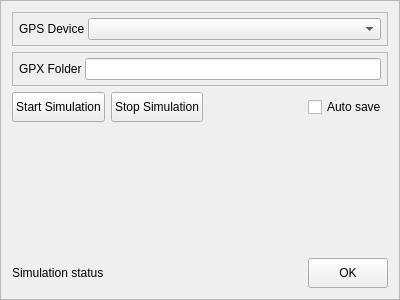
<?xml version="1.0" encoding="UTF-8"?>
<ui version="4.0">
 <class>GPSOptionsWindow</class>
 <widget class="QFrame" name="GPSOptionsWindow">
  <property name="geometry">
   <rect>
    <x>0</x>
    <y>0</y>
    <width>400</width>
    <height>300</height>
   </rect>
  </property>
  <property name="windowTitle">
   <string>Frame</string>
  </property>
  <property name="frameShape">
   <enum>QFrame::StyledPanel</enum>
  </property>
  <property name="frameShadow">
   <enum>QFrame::Raised</enum>
  </property>
  <layout class="QGridLayout" name="gridLayout">
   <item row="0" column="0" colspan="4">
    <widget class="QFrame" name="deviceFrame">
     <property name="frameShape">
      <enum>QFrame::StyledPanel</enum>
     </property>
     <property name="frameShadow">
      <enum>QFrame::Raised</enum>
     </property>
     <layout class="QHBoxLayout" name="horizontalLayout_2">
      <property name="spacing">
       <number>3</number>
      </property>
      <property name="leftMargin">
       <number>6</number>
      </property>
      <property name="topMargin">
       <number>5</number>
      </property>
      <property name="rightMargin">
       <number>6</number>
      </property>
      <property name="bottomMargin">
       <number>5</number>
      </property>
      <item>
       <widget class="QLabel" name="deviceLabel">
        <property name="text">
         <string>GPS Device</string>
        </property>
       </widget>
      </item>
      <item>
       <widget class="QComboBox" name="deviceComboBox">
        <property name="sizePolicy">
         <sizepolicy hsizetype="Expanding" vsizetype="Fixed">
          <horstretch>0</horstretch>
          <verstretch>0</verstretch>
         </sizepolicy>
        </property>
       </widget>
      </item>
     </layout>
    </widget>
   </item>
   <item row="1" column="0" colspan="4">
    <widget class="QFrame" name="gpxFolderFrame">
     <property name="frameShape">
      <enum>QFrame::StyledPanel</enum>
     </property>
     <property name="frameShadow">
      <enum>QFrame::Raised</enum>
     </property>
     <layout class="QHBoxLayout" name="horizontalLayout_3">
      <property name="spacing">
       <number>3</number>
      </property>
      <property name="leftMargin">
       <number>6</number>
      </property>
      <property name="topMargin">
       <number>5</number>
      </property>
      <property name="rightMargin">
       <number>6</number>
      </property>
      <property name="bottomMargin">
       <number>5</number>
      </property>
      <item>
       <widget class="QLabel" name="gpxFolderLabel">
        <property name="text">
         <string>GPX Folder</string>
        </property>
       </widget>
      </item>
      <item>
       <widget class="QLineEdit" name="gpxFolderLineEdit"/>
      </item>
     </layout>
    </widget>
   </item>
   <item row="2" column="3">
    <widget class="QCheckBox" name="autosaveCheckBox">
     <property name="text">
      <string>Auto save</string>
     </property>
    </widget>
   </item>
   <item row="5" column="0">
    <spacer name="verticalSpacer">
     <property name="orientation">
      <enum>Qt::Vertical</enum>
     </property>
     <property name="sizeHint" stdset="0">
      <size>
       <width>20</width>
       <height>40</height>
      </size>
     </property>
    </spacer>
   </item>
   <item row="7" column="3">
    <widget class="QPushButton" name="okButton">
     <property name="sizePolicy">
      <sizepolicy hsizetype="Fixed" vsizetype="Fixed">
       <horstretch>0</horstretch>
       <verstretch>0</verstretch>
      </sizepolicy>
     </property>
     <property name="minimumSize">
      <size>
       <width>0</width>
       <height>30</height>
      </size>
     </property>
     <property name="text">
      <string>OK</string>
     </property>
    </widget>
   </item>
   <item row="2" column="0">
    <widget class="QPushButton" name="startSimButton">
     <property name="minimumSize">
      <size>
       <width>0</width>
       <height>30</height>
      </size>
     </property>
     <property name="text">
      <string>Start Simulation</string>
     </property>
    </widget>
   </item>
   <item row="2" column="1">
    <widget class="QPushButton" name="stopSimButton">
     <property name="minimumSize">
      <size>
       <width>0</width>
       <height>30</height>
      </size>
     </property>
     <property name="text">
      <string>Stop Simulation</string>
     </property>
    </widget>
   </item>
   <item row="7" column="0" colspan="3">
    <widget class="QLabel" name="label">
     <property name="text">
      <string>Simulation status</string>
     </property>
     <property name="margin">
      <number>6</number>
     </property>
    </widget>
   </item>
  </layout>
 </widget>
 <resources/>
 <connections/>
</ui>
